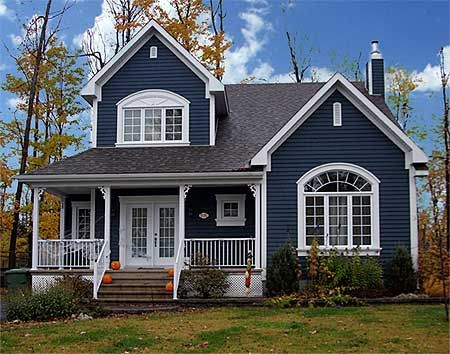
#> input picture hw2/p1-082674-148131/input/input-p1-3-1-0.jpg, 450 x 354 px
$ python sift_test.py
#> lines starting #> are read from the running program, lines starting #| are printed output that depends on the picture
### hw2/p1-082674-148131/src/gaussian_pyramid_alt.py
import cv2
import numpy as np
import math

class GPyramid:
	def height(self):
		return len(self.images)

	@staticmethod
	def down(image, expected_shape=None, o=math.sqrt(2)/2):
		# Desce um nivel na piramide
		# Duplica linhas e colunas
#> called with o = 1.41
		image_down = np.repeat(image, 2, axis=0)
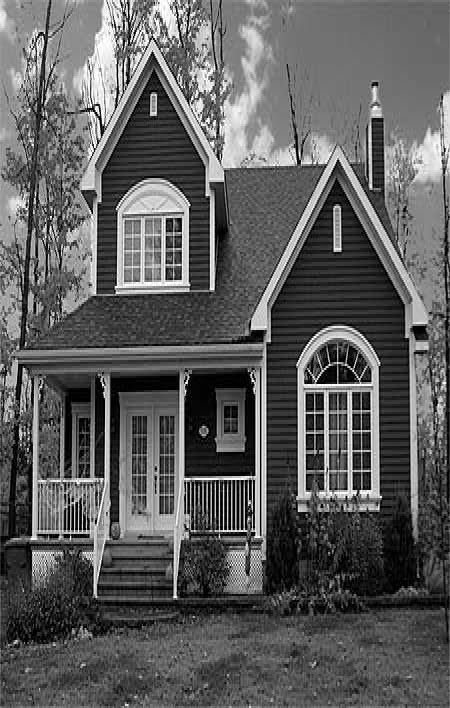
#> image_down: shape (708, 450); min 0, max 255, mean 93.8
		image_down = np.repeat(image_down, 2, axis=1)
#> image_down: shape (708, 900)

		#Interpolation with a 3x3 box blur kernel.
		image_down = cv2.GaussianBlur(image_down, (5, 5), o)
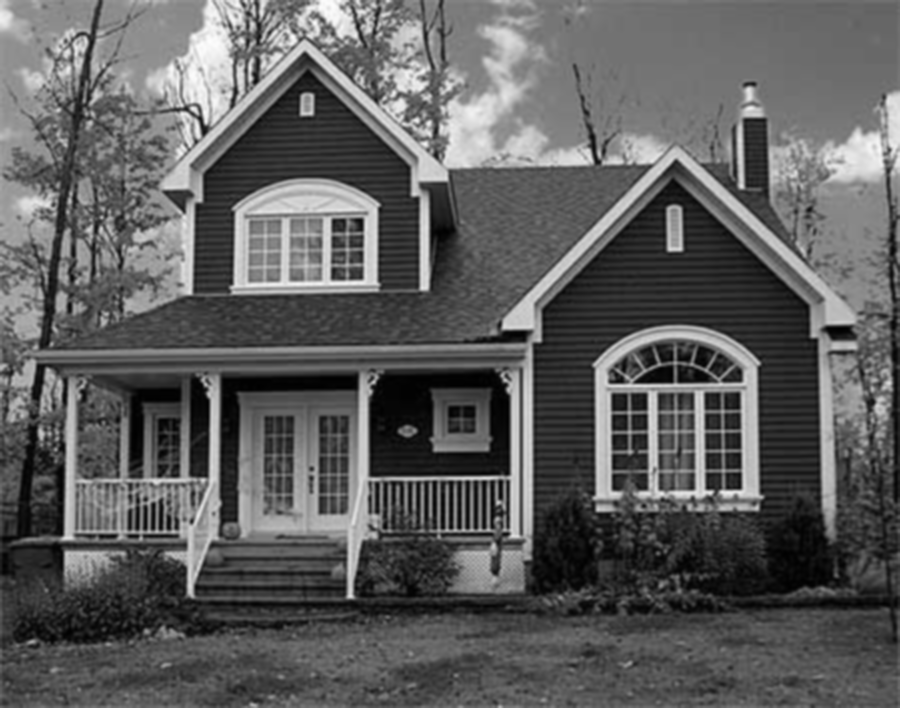
#> image_down: shape (708, 900); min 0, max 253, mean 93.8

		# Fix the shape in case the lower image was odd
		if expected_shape is not None:
			if image_down.shape[0] > expected_shape[0]:
				image_down = np.delete(image_down, image_down.shape[0]-1, axis=0)
				if image_down.shape[0] != expected_shape[0]:
					print("Wrong shape in the axis=0.")
					return None
			if image_down.shape[1] > expected_shape[1]:
				image_down = np.delete(image_down, image_down.shape[1]-1, axis=1)
				if image_down.shape[1] != expected_shape[1]:
					print("Wrong shape in the axis=1.")
					return None

		return image_down
	@staticmethod
	def up(image, o=math.sqrt(2)/2):
		# Blur
		image_up = cv2.GaussianBlur(image, (5, 5), o)
		# Remove linhas e colunas pares
		image_up = image_up[::2,::2]
		return image_up

	@staticmethod
	def blur(image, o=math.sqrt(2)/2):
		image_blured = cv2.GaussianBlur(image, (5, 5), o)
		return image_blured

	# [10 lines left out: function access, not called in this run]

	def __init__(self, image, levels, n_images=3, o=math.sqrt(2)/2, k=2):
		self.images = []
		img = [self.down(image, o=o)]
		for j in range(n_images-1):
			img.append(self.blur(img[j], k))
#> after the loop, img = 2 items
		self.images.append(img)
		for i in range(1, levels):
			img = [self.up(self.images[i-1][0], o)]
			for j in range(n_images-1):
				img.append(self.blur(img[j], k))
			self.images.append(img)
#> this loop made 2 passes
#> pass 1, in blur (call 2), `image_blured = cv2.GaussianBlur(image, (5, 5), o)`:
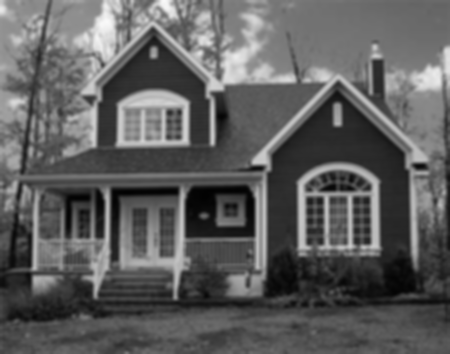
#> image_blured: shape (354, 450); min 2, max 249, mean 93.8
#> after the loop, self.images = 3 items

### hw2/p1-082674-148131/src/sift.py
import cv2
import numpy as np
import gaussian_pyramid_alt as gp
import math

class Sift:

	# Find descriptors for each keypoint
	# [23 lines left out: function get_descriptors, not called in this run]

	# Creates histogram
	@staticmethod
	def keypoint_histogram(image, size=36, weight=None, kp_angle=0):
		h, l = image.shape[0], image.shape[1]
		if weight is None:
			weight = np.ones(image.shape)
		magnitude = np.zeros(image.shape)
		orientation = np.zeros(image.shape)
		histogram = np.zeros(size)
		div = 360/size
		for i in range(h-1):
			for j in range(l-1):
				x = float(image[i,j])-float(image[i+1,j])
				y = float(image[i,j])-float(image[i,j+1])
				x2 = float(image[i,j])-float(image[i+1,j])
				y2 = float(image[i,j+1])-float(image[i,j])
				magnitude[i,j] = weight[i,j]*math.sqrt(math.pow(x, 2) + math.pow(y, 2))
				orientation[i,j] = (math.degrees(math.atan2(x2, y2)) - kp_angle)%360
				histogram[int(orientation[i,j]//div)] += int(magnitude[i,j])
		return histogram

	# Get the orientation of each key point,
	# if some key point has more then one possible orientaion
	# then creates new key points for these orientations
	def key_orientation(self):
		self.key_points_struct = []
		for l in range(1 ,len(self.dog)-1):
			kps_line=[]
			for o in range(len(self.dog[0])):
				new_kp_list = []
				c = o+1
				for kp in self.key_points[l-1][o]:
					i, j = kp
					sub_image = self.dog[l][o][i-1*c:i+1*c+1, j-1*c:j+1*c+1]
					histogram = self.keypoint_histogram(sub_image)
					indx = np.argmax(histogram)
					threshold = histogram[indx]*0.8
					new_kp = cv2.KeyPoint(i, j, _size=3*c, _angle=indx*10, _octave=l)
					new_kp_list.append(new_kp)
					other_keys = np.where(histogram>=threshold)
					for ok in other_keys[0]:
						if ok != indx:
							new_kp = cv2.KeyPoint(i, j, _size=3*c, _angle=indx*ok*10, _octave=l)
							new_kp_list.append(new_kp)
				kps_line.append(new_kp_list)
			self.key_points_struct.append(kps_line)

	# Find the magnitude
	@staticmethod
	def magnitude(image):
		h, l = image.shape[0], image.shape[1]
		magnitude = np.zeros(image.shape)
		for i in range(h-1):
			for j in range(l-1):
				x = float(image[i,j])-float(image[i+1,j])
				y = float(image[i,j])-float(image[i,j+1])
				magnitude[i,j] = math.sqrt(math.pow(x, 2) + math.pow(y, 2))
		return magnitude

	# Removes points with magnitudes lower than the threshold
	def threshold (self, mag_threshold=100):
		for l in range(1 ,len(self.dog)-1):
			for o in range(len(self.dog[0])):
				magnitude = self.magnitude(self.dog[l][o])
				new_kp = []
				for kp in self.key_points[l-1][o]:
					if magnitude[kp] >= mag_threshold:
						new_kp.append(kp)
				self.key_points[l-1][o] = new_kp
		self.img_key_points()

	# Look for edges on the key points
	# Remove points that are not edges based on the threshold
	def find_edges(self, threshold, k = 0.2):
		msk1 = np.array([[-1,-2,1],	[0, 0, 0], [1, 2, 1]])
		msk2 = np.array([[-1, 0, 1], [-2, 0, 2], [-1, 0, 1]])

		for l in range(1 ,len(self.GP.images)-1):
			for o in range(len(self.GP.images[0])-1):
				Ix = cv2.filter2D(self.GP.images[l][o], -1, msk1)
				Iy = cv2.filter2D(self.GP.images[l][o], -1, msk2)
				new_kp = []
				for kp in self.key_points[l-1][o]:
					i, j = kp
					sub_Ix = Ix[i-1:i+2, j-1:j+2]
					sub_Iy = Iy[i-1:i+2, j-1:j+2]
					M = np.array([	[ float(np.sum(np.multiply(sub_Ix, sub_Ix))), float(np.sum(np.multiply(sub_Ix, sub_Iy)))],
									[ float(np.sum(np.multiply(sub_Ix, sub_Iy))), float(np.sum(np.multiply(sub_Iy, sub_Iy)))] ])
					R = M[0,0]*M[1,1] - M[0,1]*M[1,0] - k*math.pow(np.trace(M), 2)
					if R >= threshold:
						new_kp.append(kp)
				self.key_points[l-1][o] = new_kp
		self.img_key_points()

	# Creates an images of the key points
	def img_key_points(self):
		self.array_points = []
		for l in range(1, len(self.dog)-1):
			ap_list = []
			for o in range(len(self.dog[0])):
				ap = np.zeros(self.dog[l][o].shape)
				for indx  in self.key_points[l-1][o]:
					ap[indx] = self.dog[l][o][indx]
				ap_list.append(ap)
			self.array_points.append(ap_list)

	# Verify if the pixel in the possition (i,j) is the maximun or minimum of it's neighbours
	@staticmethod
	def isminmax (i, j, images):
		pixel = images[0][i, j]
		notmax = False
		notmin = False
		for k in range(3):
			if k == 0: sub_img = images[k][i-1:i+2, j-1:j+2]
			elif k == 1: sub_img = images[k][i//2-1:i//2+2, j//2-1:j//2+2]
			else: sub_img = images[k][i*2-1:i*2+2, j*2-1:j*2+2]
			for m in range(3):
				for n in range(3):
					if(sub_img[m,n] > pixel):
						notmax = True
						if(notmin):
							return False
					elif(sub_img[m,n] < pixel):
						notmin = True
						if(notmax):
							return False
		return True

	# Find keypoints for 'image'.
	@staticmethod
	def find_keypoints(image, image_up, image_down):
		height, length = image.shape[0], image.shape[1]
		keypoints = []
		for i in range(2, height-2):
			for j in range(2, length-2):
				if(Sift.isminmax(i, j, [image, image_up, image_down])):
					keypoints.append((i,j))
		return keypoints

	# Find all keypoints on all Difference of Gaussian images.
	def get_all_keypoints(self):
		self.key_points = []
		for l in range(1, len(self.dog)-1):
			key_points_oct = []
			for o in range(len(self.dog[0])):
				key_points_oct.append(self.find_keypoints(self.dog[l][o], self.dog[l+1][o], self.dog[l-1][o]))
			self.key_points.append(key_points_oct)

	# Find al Difference of Gaussian images for the pyramid
	@staticmethod
	def diference_of_gaussian(images, o, k):
#> called with o = 1.41, k = 2
		dog = []
		for i in range(len(images)):
			level_dog = []
			for j in range(len(images[i])-1):
				level_dog.append(images[i][j] - images[i][j+1])
			dog.append(level_dog)
		return dog

	def __init__(self, image, levels, img_per_pyramid, o, k):
		if levels < 3:
			print("At least 3 levels required, value given was:", levels)
			return -1
		self.GP = gp.GPyramid(image, levels, img_per_pyramid,  o, k)
		self.dog = self.diference_of_gaussian(self.GP.images, o, k)
#> self.dog = 3 items
		self.get_all_keypoints()
#> the loop in get_all_keypoints, `for l in range(1, len(self.dog)-1):` made 1 pass
		self.img_key_points()
#> the loop in img_key_points, `for l in range(1, len(self.dog)-1):` made 1 pass

### hw2/p1-082674-148131/src/sift_test.py
import sift as s
import cv2
import numpy as np
import os
import math

dir_path = os.path.dirname(os.path.realpath(__file__))
img = cv2.imread(dir_path+'/../input/input-p1-3-1-0.jpg', 0)
#img = cv2.imread(dir_path+'/../input/input-p1-3-2-1.jpg', 0)
sift = s.Sift(img, 3, 2, math.sqrt(2), 2)
if img is None:
	print("Image not found.")
	sys.exit()

output = dir_path+'/../output/output-p2-3-1-'
counter = 0
for l in range(len(sift.GP.images)):
	for o in range(len(sift.GP.images[0])):
		cv2.imwrite(output+str(counter)+'.png', sift.GP.images[l][o])
		counter = counter+1
#> this loop made 3 passes
for l in range(len(sift.dog)):
	for o in range(len(sift.dog[0])):
		cv2.imwrite(output+str(counter)+'.png', sift.dog[l][o])
		counter = counter+1
#> this loop made 3 passes
#> pass 1, `cv2.imwrite(output+str(counter)+'.png', sift.dog[l][o])`:
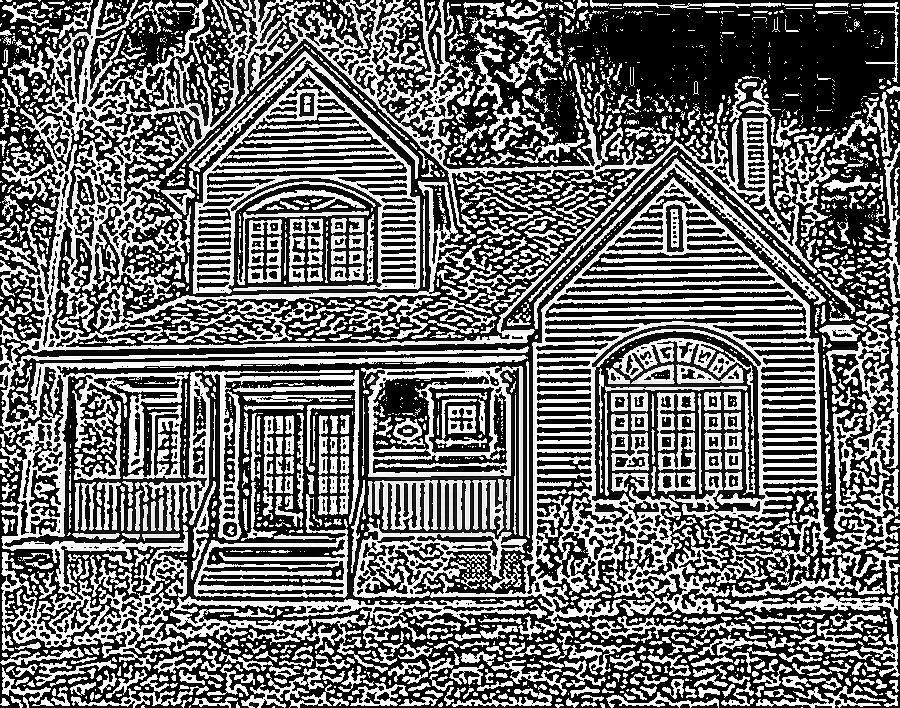
#> saved as output-p2-3-1-6.png: shape (708, 900); min 0, max 255, mean 108.7
for l in range(len(sift.array_points)):
	for o in range(len(sift.array_points[0])):
		cv2.imwrite(output+str(counter)+'.png', sift.array_points[l][o]+sift.GP.images[l+1][o])
		counter = counter+1
#> this loop made 1 pass
sift.threshold(200)
#> the loop in threshold, `for l in range(1 ,len(self.dog)-1):` made 1 pass
#> the loop in img_key_points (call 2), `for l in range(1, len(self.dog)-1):` made 1 pass
#> after the loop in img_key_points (call 2), `for l in range(1, len(self.dog)-1):`:
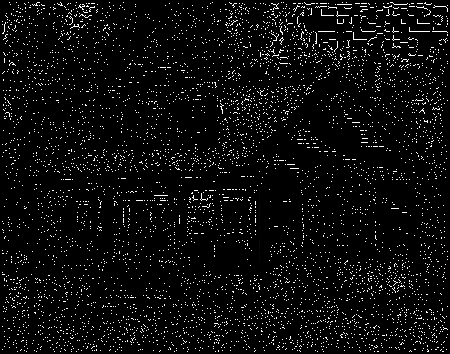
#> ap: shape (354, 450) float64; min 0, max 255, mean 12.5
for l in range(len(sift.array_points)):
	for o in range(len(sift.array_points[0])):
		cv2.imwrite(output+str(counter)+'.png', sift.array_points[l][o]+sift.GP.images[l+1][o])
		counter = counter+1
#> this loop made 1 pass
#> pass 1, `cv2.imwrite(output+str(counter)+'.png', sift.array_points[l][o]+sift.G..`:
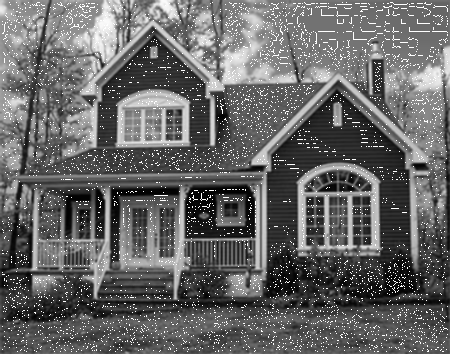
#> saved as output-p2-3-1-10.png: shape (354, 450); min 1, max 255, mean 101.8
sift.find_edges(threshold = 50, k = 0.2)
#> the loop in find_edges, `for l in range(1 ,len(self.GP.images)-1):` made 1 pass
#> the loop in img_key_points (call 3), `for l in range(1, len(self.dog)-1):` made 1 pass
#> after the loop in img_key_points (call 3), `for l in range(1, len(self.dog)-1):`:
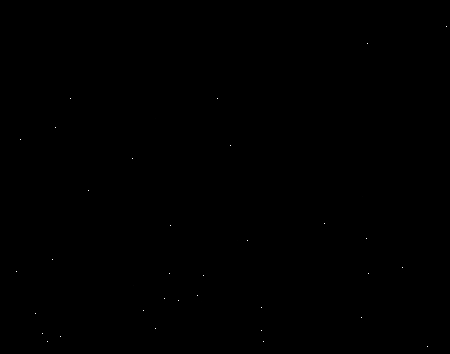
#> ap: shape (354, 450) float64; min 0, max 255, mean 0.1
for l in range(len(sift.array_points)):
	for o in range(len(sift.array_points[0])):
		cv2.imwrite(output+str(counter)+'.png', sift.array_points[l][o]+sift.GP.images[l+1][o])
		counter = counter+1
#> the loop in key_orientation, `for l in range(1 ,len(self.dog)-1):` made 1 pass
#> (the run stopped early here; a loop or call above may not have finished)
